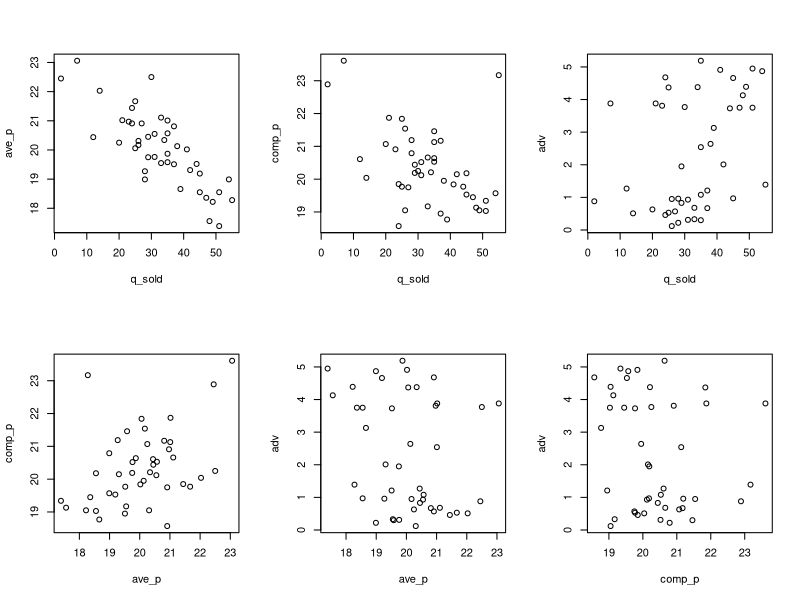

This figure's R source:
library(tidyverse)
library(magrittr)
library(dplyr)

#working directory set manually

minivan <- read.csv("minivan_hw2.csv")

summary(minivan$Location)
summary(minivan$q_sold)
summary(minivan$ave_p)
summary(minivan$comp_p)
summary(minivan$adv)

#generate two-way plots (i.e., plot of two variables) for all variables except location and zip
attach(minivan)
par(mfrow=c(2,3))
plot(q_sold, ave_p)
plot(q_sold, comp_p)
plot(q_sold, adv)
plot(ave_p, comp_p)
plot(ave_p, adv)
plot(comp_p,adv)

#simple linear regression
simple_lr <- lm(q_sold ~ ave_p, data = minivan)
summary(simple_lr)

summary(simple_lr)$r.sq

#multiple linear regression
multiple_lr <- lm(q_sold ~ ave_p+adv+comp_p, data = minivan)
summary(multiple_lr)

summary(multiple_lr)$r.sq
